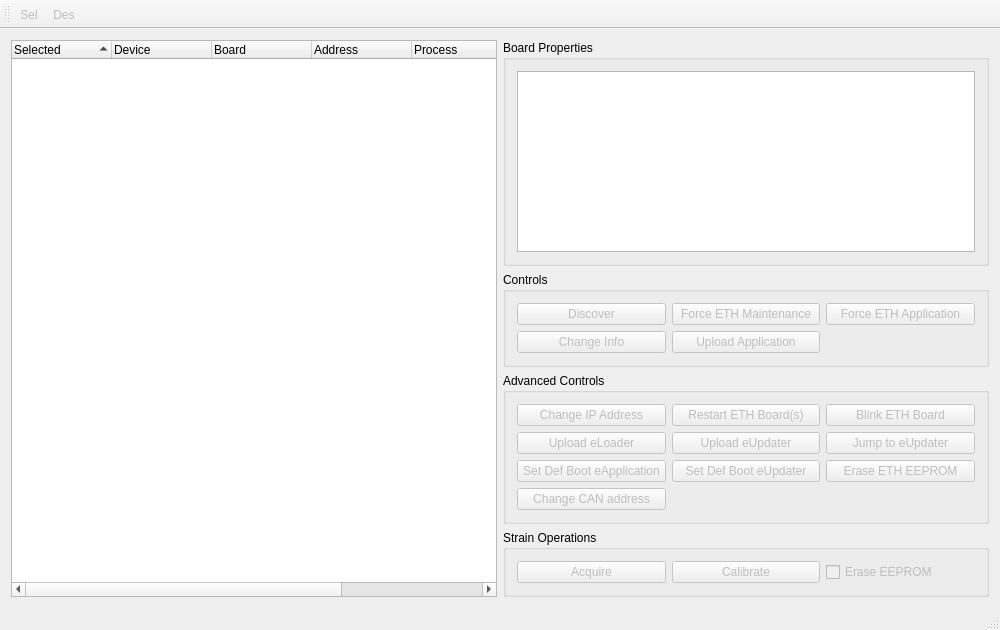
<?xml version="1.0" encoding="UTF-8"?>
<ui version="4.0">
 <class>MainWindow</class>
 <widget class="QMainWindow" name="MainWindow">
  <property name="geometry">
   <rect>
    <x>0</x>
    <y>0</y>
    <width>1000</width>
    <height>630</height>
   </rect>
  </property>
  <property name="windowTitle">
   <string>FirmwareUpdater</string>
  </property>
  <widget class="QWidget" name="centralWidget">
   <layout class="QHBoxLayout" name="horizontalLayout_2">
    <item>
     <widget class="QTreeWidget" name="devicesTree">
      <property name="sortingEnabled">
       <bool>true</bool>
      </property>
      <column>
       <property name="text">
        <string>Selected</string>
       </property>
      </column>
      <column>
       <property name="text">
        <string>Device</string>
       </property>
      </column>
      <column>
       <property name="text">
        <string>Board</string>
       </property>
      </column>
      <column>
       <property name="text">
        <string>Address</string>
       </property>
      </column>
      <column>
       <property name="text">
        <string>Process</string>
       </property>
      </column>
      <column>
       <property name="text">
        <string>Version</string>
       </property>
      </column>
      <column>
       <property name="text">
        <string>Info</string>
       </property>
      </column>
     </widget>
    </item>
    <item>
     <layout class="QVBoxLayout" name="verticalLayout_2">
      <item>
       <widget class="QGroupBox" name="groupBox_2">
        <property name="title">
         <string>Board Properties</string>
        </property>
        <layout class="QVBoxLayout" name="verticalLayout">
         <item>
          <widget class="QPlainTextEdit" name="detailsText">
           <property name="readOnly">
            <bool>true</bool>
           </property>
          </widget>
         </item>
        </layout>
       </widget>
      </item>
      <item>
       <widget class="QGroupBox" name="controlsGroup">
        <property name="title">
         <string>Controls</string>
        </property>
        <layout class="QGridLayout" name="gridLayout">
         <item row="2" column="0">
          <widget class="QPushButton" name="btnCahngeInfo">
           <property name="enabled">
            <bool>false</bool>
           </property>
           <property name="toolTip">
            <string>It sets the info of the selected board. Caveat: foc boards do not support this feature yet.</string>
           </property>
           <property name="text">
            <string>Change Info</string>
           </property>
          </widget>
         </item>
         <item row="0" column="3">
          <widget class="QPushButton" name="btnGoToApplication">
           <property name="enabled">
            <bool>false</bool>
           </property>
           <property name="toolTip">
            <string>It forces the selected ETH boards to run the application.</string>
           </property>
           <property name="text">
            <string>Force ETH Application</string>
           </property>
          </widget>
         </item>
         <item row="0" column="0">
          <widget class="QPushButton" name="connectButton">
           <property name="enabled">
            <bool>false</bool>
           </property>
           <property name="toolTip">
            <string>It launches a discovery beneath the highligthed device or ETH board. The ETH boards allow discovery only if they are in maintenance. </string>
           </property>
           <property name="text">
            <string>Discover</string>
           </property>
          </widget>
         </item>
         <item row="2" column="2">
          <widget class="QPushButton" name="btnUploadApp">
           <property name="enabled">
            <bool>false</bool>
           </property>
           <property name="toolTip">
            <string>It uploads the application FW on the selected boards. They must be of the same type. The ETH boards must be in maintenance mode. </string>
           </property>
           <property name="text">
            <string>Upload Application</string>
           </property>
          </widget>
         </item>
         <item row="0" column="2">
          <widget class="QPushButton" name="btnGoToMaintenance">
           <property name="enabled">
            <bool>false</bool>
           </property>
           <property name="toolTip">
            <string>It forces the selected ETH boards to enter the maintenance mode.</string>
           </property>
           <property name="text">
            <string>Force ETH Maintenance</string>
           </property>
          </widget>
         </item>
        </layout>
       </widget>
      </item>
      <item>
       <widget class="QGroupBox" name="advancedGroup">
        <property name="toolTip">
         <string>It contains advanced commands for both ETH boards and CAN boards. Use this section only if you know how to handle commands.</string>
        </property>
        <property name="toolTipDuration">
         <number>-1</number>
        </property>
        <property name="title">
         <string>Advanced Controls</string>
        </property>
        <layout class="QGridLayout" name="gridLayout_2">
         <item row="1" column="0">
          <widget class="QPushButton" name="btnChangeIp">
           <property name="enabled">
            <bool>false</bool>
           </property>
           <property name="toolTip">
            <string>It changes the IP address of a single selected ETH board. This operation is followed by a board restart and discovery.</string>
           </property>
           <property name="text">
            <string>Change IP Address</string>
           </property>
          </widget>
         </item>
         <item row="5" column="0">
          <widget class="QPushButton" name="btnBootApp">
           <property name="enabled">
            <bool>false</bool>
           </property>
           <property name="toolTip">
            <string>It sets the eApplication of the selected boards as the default boostrap process. It is the normal case for running teh robot.</string>
           </property>
           <property name="text">
            <string>Set Def Boot eApplication</string>
           </property>
          </widget>
         </item>
         <item row="1" column="2">
          <widget class="QPushButton" name="btnRestart">
           <property name="enabled">
            <bool>false</bool>
           </property>
           <property name="toolTip">
            <string>It forces a restart of the selected ETH boards.</string>
           </property>
           <property name="text">
            <string>Restart ETH Board(s)</string>
           </property>
          </widget>
         </item>
         <item row="2" column="0">
          <widget class="QPushButton" name="btnUploadLoader">
           <property name="enabled">
            <bool>false</bool>
           </property>
           <property name="toolTip">
            <string>It uploads the eLoader to the single selected ETH board, which must be in maintenance mode.</string>
           </property>
           <property name="text">
            <string>Upload eLoader</string>
           </property>
          </widget>
         </item>
         <item row="2" column="3">
          <widget class="QPushButton" name="btnJumpUpdater">
           <property name="enabled">
            <bool>false</bool>
           </property>
           <property name="toolTip">
            <string>It forces a direct jump to the eUpdater for the single selected ETH board. It is active only if it is running the eApplPROGupdater.</string>
           </property>
           <property name="text">
            <string>Jump to eUpdater</string>
           </property>
          </widget>
         </item>
         <item row="2" column="2">
          <widget class="QPushButton" name="btnUploadUpdater">
           <property name="enabled">
            <bool>false</bool>
           </property>
           <property name="toolTip">
            <string>It uploads the eUpdater to the single selected ETH board. It is active only if it is running the eApplPROGupdater.</string>
           </property>
           <property name="text">
            <string>Upload eUpdater</string>
           </property>
          </widget>
         </item>
         <item row="5" column="2">
          <widget class="QPushButton" name="btnBootUpdater">
           <property name="enabled">
            <bool>false</bool>
           </property>
           <property name="toolTip">
            <string>It sets the eUpdater of the selected boards as the default boostrap process. Caveat: with such property the ETH board will never jump to the application. </string>
           </property>
           <property name="text">
            <string>Set Def Boot eUpdater</string>
           </property>
          </widget>
         </item>
         <item row="7" column="0">
          <widget class="QPushButton" name="btnChangeCanAddr">
           <property name="enabled">
            <bool>false</bool>
           </property>
           <property name="toolTip">
            <string>It changes the address of the single selected CAN board.</string>
           </property>
           <property name="text">
            <string>Change CAN address</string>
           </property>
          </widget>
         </item>
         <item row="1" column="3">
          <widget class="QPushButton" name="btnBlink">
           <property name="enabled">
            <bool>false</bool>
           </property>
           <property name="toolTip">
            <string>It causes a blink of some LEDs on the selected ETH board. It can be used for visual detection. </string>
           </property>
           <property name="text">
            <string>Blink ETH Board</string>
           </property>
          </widget>
         </item>
         <item row="5" column="3">
          <widget class="QPushButton" name="btnEraseEeprom">
           <property name="enabled">
            <bool>false</bool>
           </property>
           <property name="toolTip">
            <string>It erases the EEPROM of the single selected ETH board. Do not do it unless you really know what you are doing.</string>
           </property>
           <property name="text">
            <string>Erase ETH EEPROM</string>
           </property>
          </widget>
         </item>
        </layout>
       </widget>
      </item>
      <item>
       <widget class="QGroupBox" name="strainGroup">
        <property name="title">
         <string>Strain Operations</string>
        </property>
        <layout class="QHBoxLayout" name="horizontalLayout">
         <item>
          <widget class="QPushButton" name="btnStrainCalib">
           <property name="enabled">
            <bool>false</bool>
           </property>
           <property name="toolTip">
            <string>&lt;html&gt;&lt;head/&gt;&lt;body&gt;&lt;p&gt;It opens the acquisition window for the selected strain or strain2 selected board.&lt;/p&gt;&lt;/body&gt;&lt;/html&gt;</string>
           </property>
           <property name="text">
            <string>Acquire</string>
           </property>
          </widget>
         </item>
         <item>
          <widget class="QPushButton" name="btnCalibrate">
           <property name="enabled">
            <bool>false</bool>
           </property>
           <property name="toolTip">
            <string>&lt;html&gt;&lt;head/&gt;&lt;body&gt;&lt;p&gt;It opens the calibration window for the selected strain or strain2 selected board.&lt;/p&gt;&lt;/body&gt;&lt;/html&gt;</string>
           </property>
           <property name="text">
            <string>Calibrate</string>
           </property>
          </widget>
         </item>
         <item>
          <widget class="QCheckBox" name="checkBoxEE">
           <property name="enabled">
            <bool>false</bool>
           </property>
           <property name="toolTip">
            <string>&lt;html&gt;&lt;head/&gt;&lt;body&gt;&lt;p&gt;It forces the EEPROM erase of the single selected CAN board during the upload of the application firmware (so far only if the board is a strain or strain2).&lt;/p&gt;&lt;/body&gt;&lt;/html&gt;</string>
           </property>
           <property name="text">
            <string>Erase EEPROM</string>
           </property>
          </widget>
         </item>
        </layout>
       </widget>
      </item>
     </layout>
    </item>
   </layout>
  </widget>
  <widget class="QMenuBar" name="menuBar">
   <property name="geometry">
    <rect>
     <x>0</x>
     <y>0</y>
     <width>1000</width>
     <height>22</height>
    </rect>
   </property>
  </widget>
  <widget class="QStatusBar" name="statusBar"/>
  <widget class="QToolBar" name="mainToolBar">
   <attribute name="toolBarArea">
    <enum>TopToolBarArea</enum>
   </attribute>
   <attribute name="toolBarBreak">
    <bool>false</bool>
   </attribute>
   <addaction name="actionSel"/>
   <addaction name="actionDes"/>
  </widget>
  <action name="actionSel">
   <property name="enabled">
    <bool>false</bool>
   </property>
   <property name="text">
    <string>Sel</string>
   </property>
   <property name="toolTip">
    <string>It completes the selection to all the boards of the same type.</string>
   </property>
  </action>
  <action name="actionDes">
   <property name="enabled">
    <bool>false</bool>
   </property>
   <property name="text">
    <string>Des</string>
   </property>
   <property name="toolTip">
    <string>It deselects all the selected boards.</string>
   </property>
  </action>
 </widget>
 <layoutdefault spacing="6" margin="11"/>
 <resources/>
 <connections/>
</ui>
